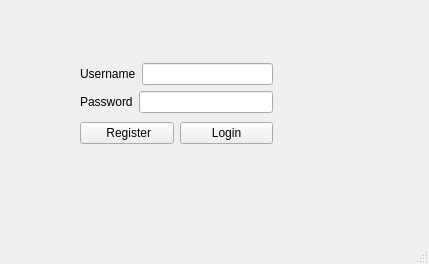
<?xml version="1.0" encoding="UTF-8"?>
<ui version="4.0">
 <class>Login</class>
 <widget class="QMainWindow" name="Login">
  <property name="geometry">
   <rect>
    <x>0</x>
    <y>0</y>
    <width>429</width>
    <height>264</height>
   </rect>
  </property>
  <property name="windowTitle">
   <string>Login</string>
  </property>
  <widget class="QWidget" name="centralwidget">
   <widget class="QWidget" name="layoutWidget">
    <property name="geometry">
     <rect>
      <x>80</x>
      <y>60</y>
      <width>193</width>
      <height>88</height>
     </rect>
    </property>
    <layout class="QVBoxLayout" name="verticalLayout_2">
     <item>
      <layout class="QVBoxLayout" name="verticalLayout">
       <item>
        <layout class="QHBoxLayout" name="horizontalLayout">
         <item>
          <widget class="QLabel" name="label">
           <property name="text">
            <string>Username</string>
           </property>
          </widget>
         </item>
         <item>
          <widget class="QLineEdit" name="lineEdit_username"/>
         </item>
        </layout>
       </item>
       <item>
        <layout class="QHBoxLayout" name="horizontalLayout_2">
         <item>
          <widget class="QLabel" name="label_2">
           <property name="text">
            <string>Password</string>
           </property>
          </widget>
         </item>
         <item>
          <widget class="QLineEdit" name="lineEdit_password">
           <property name="sizePolicy">
            <sizepolicy hsizetype="Expanding" vsizetype="Fixed">
             <horstretch>0</horstretch>
             <verstretch>0</verstretch>
            </sizepolicy>
           </property>
          </widget>
         </item>
        </layout>
       </item>
      </layout>
     </item>
     <item>
      <layout class="QHBoxLayout" name="horizontalLayout_3">
       <item>
        <widget class="QPushButton" name="pushButton_2">
         <property name="text">
          <string> Register</string>
         </property>
        </widget>
       </item>
       <item>
        <widget class="QPushButton" name="pushButton">
         <property name="text">
          <string>Login</string>
         </property>
        </widget>
       </item>
      </layout>
     </item>
    </layout>
   </widget>
  </widget>
  <widget class="QMenuBar" name="menubar">
   <property name="geometry">
    <rect>
     <x>0</x>
     <y>0</y>
     <width>429</width>
     <height>19</height>
    </rect>
   </property>
  </widget>
  <widget class="QStatusBar" name="statusbar"/>
 </widget>
 <resources/>
 <connections/>
</ui>
